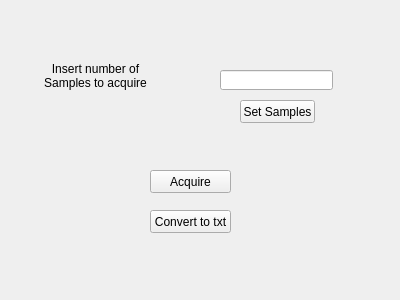
<?xml version="1.0" encoding="UTF-8"?>
<ui version="4.0">
 <class>samples</class>
 <widget class="QWidget" name="samples">
  <property name="geometry">
   <rect>
    <x>0</x>
    <y>0</y>
    <width>400</width>
    <height>300</height>
   </rect>
  </property>
  <property name="windowTitle">
   <string>Form</string>
  </property>
  <widget class="QLabel" name="label">
   <property name="geometry">
    <rect>
     <x>30</x>
     <y>50</y>
     <width>131</width>
     <height>51</height>
    </rect>
   </property>
   <property name="frameShape">
    <enum>QFrame::NoFrame</enum>
   </property>
   <property name="text">
    <string>Insert number of Samples to acquire</string>
   </property>
   <property name="scaledContents">
    <bool>false</bool>
   </property>
   <property name="alignment">
    <set>Qt::AlignCenter</set>
   </property>
   <property name="wordWrap">
    <bool>true</bool>
   </property>
   <property name="margin">
    <number>0</number>
   </property>
  </widget>
  <widget class="Mypushbutton" name="pushButton">
   <property name="geometry">
    <rect>
     <x>150</x>
     <y>170</y>
     <width>81</width>
     <height>23</height>
    </rect>
   </property>
   <property name="text">
    <string>Acquire</string>
   </property>
  </widget>
  <widget class="Mypushbutton" name="pushButton_2">
   <property name="geometry">
    <rect>
     <x>150</x>
     <y>210</y>
     <width>81</width>
     <height>23</height>
    </rect>
   </property>
   <property name="text">
    <string>Convert to txt</string>
   </property>
   <property name="autoRepeatInterval">
    <number>100</number>
   </property>
   <property name="autoDefault">
    <bool>false</bool>
   </property>
  </widget>
  <widget class="QLineEdit" name="lineEdit">
   <property name="geometry">
    <rect>
     <x>220</x>
     <y>70</y>
     <width>113</width>
     <height>20</height>
    </rect>
   </property>
  </widget>
  <widget class="QPushButton" name="pushButton_3">
   <property name="geometry">
    <rect>
     <x>240</x>
     <y>100</y>
     <width>75</width>
     <height>23</height>
    </rect>
   </property>
   <property name="text">
    <string>Set Samples</string>
   </property>
  </widget>
 </widget>
 <customwidgets>
  <customwidget>
   <class>Mypushbutton</class>
   <extends>QPushButton</extends>
   <header>my_pushbutton.h</header>
  </customwidget>
 </customwidgets>
 <resources/>
 <connections/>
</ui>
